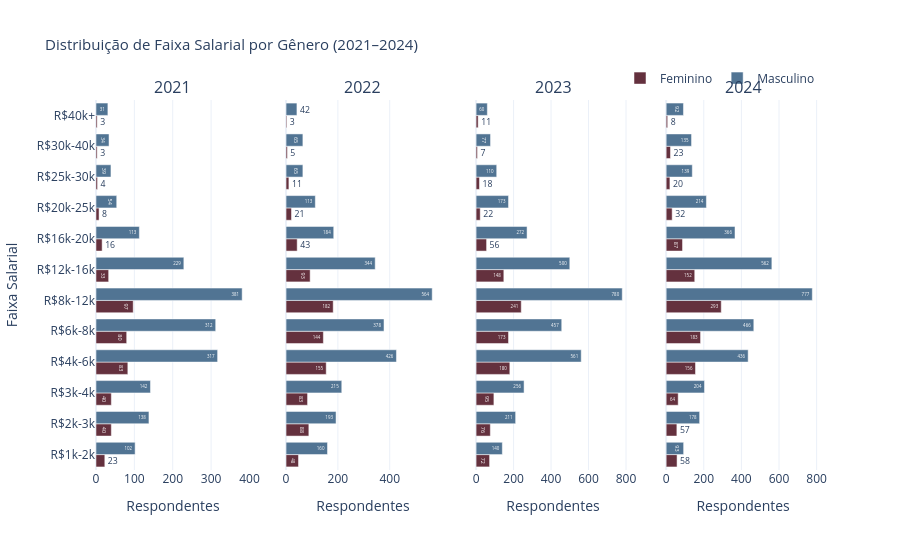

Source (notebook cell):
### Markdown cell above
### G2 — Distribuição de Faixa Salarial por Gênero e Ano

Barras horizontais agrupadas, um subplot por ano.  
Permite comparar visualmente se a distribuição salarial das mulheres se desloca para faixas mais altas ao longo dos anos.

### Code cell
fig = make_subplots(rows=1, cols=4, subplot_titles=ANOS, shared_yaxes=True)

for i, ano in enumerate(ANOS, 1):
    df_ano = df[df['ano_pesquisa'] == ano]
    df_plot = (
        df_ano.groupby(['faixa_salarial', 'genero'], observed=True)
        .size().reset_index(name='n')
        .pivot(index='faixa_salarial', columns='genero', values='n').fillna(0)
        .reindex(FAIXA_SALARIAL_ORDEM)
    )
    for genero in ['Feminino', 'Masculino']:
        vals = df_plot[genero] if genero in df_plot.columns else [0] * len(df_plot)
        fig.add_trace(go.Bar(
            y=df_plot.index.tolist(), x=vals, name=genero,
            orientation='h', marker_color=CORES_GENERO[genero],
            text=[str(int(v)) for v in vals], textposition='auto',
        ), row=1, col=i)

fig = legenda_unica(fig)
fig = layout_padrao(fig, 'Distribuição de Faixa Salarial por Gênero (2021–2024)', height=550, barmode='group')
fig.update_xaxes(title_text='Respondentes')
fig.update_yaxes(title_text='Faixa Salarial', col=1)
fig.show()

### Figure 1 — Plotly figure (JSON) as saved in the notebook; plotly's stock layout.template omitted (floating-point values rounded to 4 significant figures)
{"data": [{"marker": {"color": "#64313E"}, "name": "Feminino", "orientation": "h", "showlegend": true, "text": ["23", "40", "40", "83", "80", "97", "33", "16", "8", "4", "3", "3"], "textposition": "auto", "type": "bar", "x": [23, 40, 40, 83, 80, 97, 33, 16, 8, 4, 3, 3], "xaxis": "x", "y": ["R$1k-2k", "R$2k-3k", "R$3k-4k", "R$4k-6k", "R$6k-8k", "R$8k-12k", "R$12k-16k", "R$16k-20k", "R$20k-25k", "R$25k-30k", "R$30k-40k", "R$40k+"], "yaxis": "y"}, {"marker": {"color": "#517493"}, "name": "Masculino", "orientation": "h", "showlegend": true, "text": ["102", "138", "142", "317", "312", "381", "229", "113", "54", "39", "34", "31"], "textposition": "auto", "type": "bar", "x": [102, 138, 142, 317, 312, 381, 229, 113, 54, 39, 34, 31], "xaxis": "x", "y": ["R$1k-2k", "R$2k-3k", "R$3k-4k", "R$4k-6k", "R$6k-8k", "R$8k-12k", "R$12k-16k", "R$16k-20k", "R$20k-25k", "R$25k-30k", "R$30k-40k", "R$40k+"], "yaxis": "y"}, {"marker": {"color": "#64313E"}, "name": "Feminino", "orientation": "h", "showlegend": false, "text": ["48", "88", "83", "155", "144", "182", "93", "43", "21", "11", "5", "3"], "textposition": "auto", "type": "bar", "x": [48, 88, 83, 155, 144, 182, 93, 43, 21, 11, 5, 3], "xaxis": "x2", "y": ["R$1k-2k", "R$2k-3k", "R$3k-4k", "R$4k-6k", "R$6k-8k", "R$8k-12k", "R$12k-16k", "R$16k-20k", "R$20k-25k", "R$25k-30k", "R$30k-40k", "R$40k+"], "yaxis": "y2"}, {"marker": {"color": "#517493"}, "name": "Masculino", "orientation": "h", "showlegend": false, "text": ["160", "193", "215", "426", "378", "564", "344", "184", "113", "65", "65", "42"], "textposition": "auto", "type": "bar", "x": [160, 193, 215, 426, 378, 564, 344, 184, 113, 65, 65, 42], "xaxis": "x2", "y": ["R$1k-2k", "R$2k-3k", "R$3k-4k", "R$4k-6k", "R$6k-8k", "R$8k-12k", "R$12k-16k", "R$16k-20k", "R$20k-25k", "R$25k-30k", "R$30k-40k", "R$40k+"], "yaxis": "y2"}, {"marker": {"color": "#64313E"}, "name": "Feminino", "orientation": "h", "showlegend": false, "text": ["72", "76", "95", "180", "173", "241", "148", "56", "22", "18", "7", "11"], "textposition": "auto", "type": "bar", "x": [72, 76, 95, 180, 173, 241, 148, 56, 22, 18, 7, 11], "xaxis": "x3", "y": ["R$1k-2k", "R$2k-3k", "R$3k-4k", "R$4k-6k", "R$6k-8k", "R$8k-12k", "R$12k-16k", "R$16k-20k", "R$20k-25k", "R$25k-30k", "R$30k-40k", "R$40k+"], "yaxis": "y3"}, {"marker": {"color": "#517493"}, "name": "Masculino", "orientation": "h", "showlegend": false, "text": ["140", "211", "256", "561", "457", "780", "500", "272", "173", "110", "77", "60"], "textposition": "auto", "type": "bar", "x": [140, 211, 256, 561, 457, 780, 500, 272, 173, 110, 77, 60], "xaxis": "x3", "y": ["R$1k-2k", "R$2k-3k", "R$3k-4k", "R$4k-6k", "R$6k-8k", "R$8k-12k", "R$12k-16k", "R$16k-20k", "R$20k-25k", "R$25k-30k", "R$30k-40k", "R$40k+"], "yaxis": "y3"}, {"marker": {"color": "#64313E"}, "name": "Feminino", "orientation": "h", "showlegend": false, "text": ["58", "57", "64", "156", "183", "293", "152", "87", "32", "20", "23", "8"], "textposition": "auto", "type": "bar", "x": [58, 57, 64, 156, 183, 293, 152, 87, 32, 20, 23, 8], "xaxis": "x4", "y": ["R$1k-2k", "R$2k-3k", "R$3k-4k", "R$4k-6k", "R$6k-8k", "R$8k-12k", "R$12k-16k", "R$16k-20k", "R$20k-25k", "R$25k-30k", "R$30k-40k", "R$40k+"], "yaxis": "y4"}, {"marker": {"color": "#517493"}, "name": "Masculino", "orientation": "h", "showlegend": false, "text": ["93", "178", "204", "436", "466", "777", "562", "366", "214", "139", "135", "92"], "textposition": "auto", "type": "bar", "x": [93, 178, 204, 436, 466, 777, 562, 366, 214, 139, 135, 92], "xaxis": "x4", "y": ["R$1k-2k", "R$2k-3k", "R$3k-4k", "R$4k-6k", "R$6k-8k", "R$8k-12k", "R$12k-16k", "R$16k-20k", "R$20k-25k", "R$25k-30k", "R$30k-40k", "R$40k+"], "yaxis": "y4"}], "layout": {"annotations": [{"font": {"size": 16}, "showarrow": false, "text": "2021", "x": 0.1062, "xanchor": "center", "xref": "paper", "y": 1, "yanchor": "bottom", "yref": "paper"}, {"font": {"size": 16}, "showarrow": false, "text": "2022", "x": 0.3688, "xanchor": "center", "xref": "paper", "y": 1, "yanchor": "bottom", "yref": "paper"}, {"font": {"size": 16}, "showarrow": false, "text": "2023", "x": 0.6313, "xanchor": "center", "xref": "paper", "y": 1, "yanchor": "bottom", "yref": "paper"}, {"font": {"size": 16}, "showarrow": false, "text": "2024", "x": 0.8938, "xanchor": "center", "xref": "paper", "y": 1, "yanchor": "bottom", "yref": "paper"}], "barmode": "group", "height": 550, "legend": {"orientation": "h", "x": 1, "xanchor": "right", "y": 1.02, "yanchor": "bottom"}, "title": {"font": {"size": 15}, "text": "Distribuição de Faixa Salarial por Gênero (2021–2024)"}, "xaxis": {"anchor": "y", "domain": [0, 0.2125], "title": {"text": "Respondentes"}}, "xaxis2": {"anchor": "y2", "domain": [0.2625, 0.475], "title": {"text": "Respondentes"}}, "xaxis3": {"anchor": "y3", "domain": [0.525, 0.7375], "title": {"text": "Respondentes"}}, "xaxis4": {"anchor": "y4", "domain": [0.7875, 1], "title": {"text": "Respondentes"}}, "yaxis": {"anchor": "x", "domain": [0, 1], "title": {"text": "Faixa Salarial"}}, "yaxis2": {"anchor": "x2", "domain": [0, 1], "matches": "y", "showticklabels": false}, "yaxis3": {"anchor": "x3", "domain": [0, 1], "matches": "y", "showticklabels": false}, "yaxis4": {"anchor": "x4", "domain": [0, 1], "matches": "y", "showticklabels": false}}}
